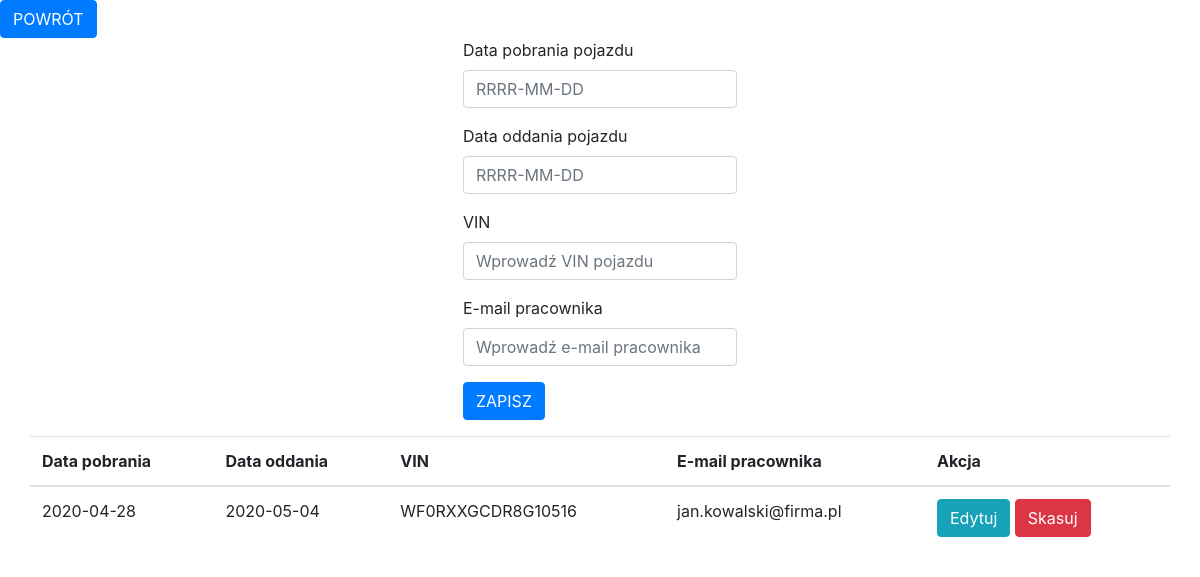
Page /Aplikacja/pobiera.php on the earlier database version.
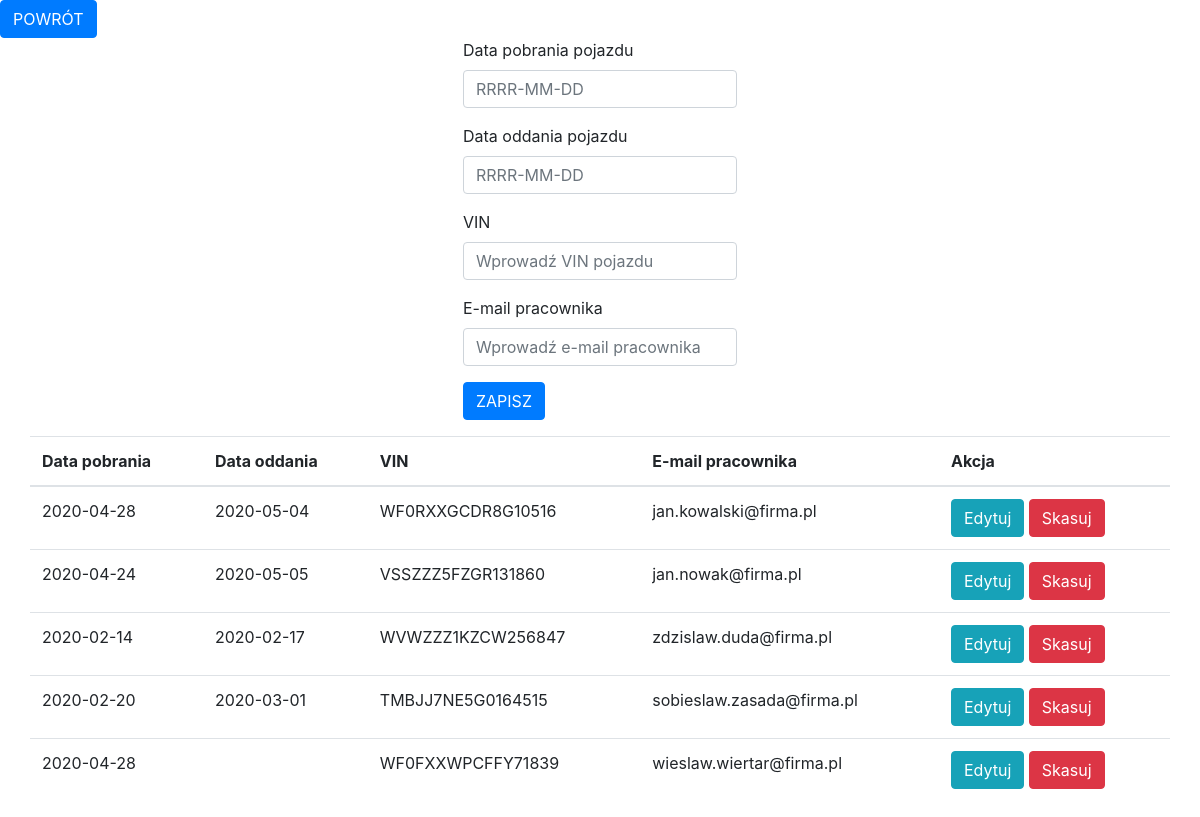
Same page on the later database version.
### tables this page shows
CREATE TABLE `pobiera` (
  `data_pobrania` date,
  `data_oddania` date,
  `vin_do_auta` varchar(17) NOT NULL,
  `email_pracownika` varchar(40) NOT NULL,
  KEY `vin_dla_auta`(`vin_do_auta`),
  KEY `email_do_pracownika`(`email_pracownika`),
  CONSTRAINT `pobor_auta_1` FOREIGN KEY (`vin_do_auta`) REFERENCES `samochod` (`vin`) ON UPDATE CASCADE,
  CONSTRAINT `pobor_auta_2` FOREIGN KEY (`email_pracownika`) REFERENCES `pracownik` (`e_mail`) ON UPDATE CASCADE
) DEFAULT CHARSET=utf8;

### Aplikacja/pobiera-przetwarzanie.php (called while the page is built, shortened)
<?php
$data_pobrania = '';
$data_oddania = '';
$vin_do_auta = '';
$email_pracownika = '';
$update = false;
?>

### Aplikacja/pobiera.php (the view, shortened to what this page needs)
<!doctype html>
<html>
	<head>
		<link rel="stylesheet" href="https://stackpath.bootstrapcdn.com/bootstrap/4.5.0/css/bootstrap.min.css">
		</head>
	<body>
		<?php require_once 'pobiera-przetwarzanie.php';?>
		<a href="index.php" class="btn btn-primary">POWRÓT</a>
		<div class="row justify-content-center">
		<form action="pobiera-przetwarzanie.php" method="POST">
			<div class="form-group">
			<label>Data pobrania pojazdu</label>
			<input type="text" name="data_pobrania" class="form-control"
				   value="<?php echo $data_pobrania; ?>" placeholder="RRRR-MM-DD">
			</div>
			<div class="form-group">
			<label>Data oddania pojazdu</label>
			<input type="text" name="data_oddania" class="form-control"
				   value="<?php echo $data_oddania; ?>" placeholder="RRRR-MM-DD">
			</div>
			<div class="form-group">
			<label>VIN</label>
			<input type="text" name="vin_do_auta" class="form-control"
				   value="<?php echo $vin_do_auta; ?>" placeholder="Wprowadź VIN pojazdu">
			</div>
			<div class="form-group">
			<label>E-mail pracownika</label>
			<input type="text" name="email_pracownika" class="form-control"
				   value="<?php echo $email_pracownika; ?>" placeholder="Wprowadź e-mail pracownika">
			</div>
			<div class="form-group">
			<?php
			if  ($update == true):
			?>
				<button type="submit" class="btn btn-info" name="edytuj">EDYTUJ</button>
			<?php
			else:
			?>
				<button type="submit" class="btn btn-primary" name="zapisz">ZAPISZ</button>
			<?php
			endif;
			?>
			</div>
		</form>
		</div>
		<div class="container">
		<?php
			$link = new mysqli("localhost", "kmindowicz", "xeefae7Ohth7", "kmindowicz_projekt") or
			die(mysqli_error($link));
			$link->query("SET NAMES 'utf8'");
			$link->query("SET CHARACTER SET utf8");
			$link->query("SET SESSION collation_connection = 'utf8_unicode_ci'");
			$tabela = $link->query("SELECT * from pobiera") or die($link->error);
		?>
		<div class="row justify-content-center">
			<table class="table">
				<thead>
					<tr>
						<th>Data pobrania</th>
						<th>Data oddania</th>
						<th>VIN</th>
						<th>E-mail pracownika</th>
						<th colspan="2">Akcja</th>
					</tr>
				</thead>
				<?php
					while($rzad = $tabela->fetch_assoc()):
				?>
				<tr>
					<td><?php echo $rzad['data_pobrania']; ?></td>
					<td><?php echo $rzad['data_oddania']; ?></td>
					<td><?php echo $rzad['vin_do_auta']; ?></td>
					<td><?php echo $rzad['email_pracownika']; ?></td>
					<td>
						<a href="pobiera.php?edit=<?php echo $rzad['id_pobrania']; ?>"
						   class="btn btn-info">Edytuj</a>
						<a href="pobiera.php?delete=<?php echo $rzad['id_pobrania']; ?>"
						   class="btn btn-danger">Skasuj</a>
					</td>
				</tr>
				<?php endwhile; ?>
			</table>
		</div>
		</div>
	</body>
	</html>

Differences in the rows shown:
added pobiera: data_pobrania "2020-04-24", data_oddania "2020-05-05", vin_do_auta "VSSZZZ5FZGR131860", email_pracownika "jan.nowak@firma.pl"
added pobiera: data_pobrania "2020-02-14", data_oddania "2020-02-17", vin_do_auta "WVWZZZ1KZCW256847", email_pracownika "zdzislaw.duda@firma.pl"
added pobiera: data_pobrania "2020-02-20", data_oddania "2020-03-01", vin_do_auta "TMBJJ7NE5G0164515", email_pracownika "sobieslaw.zasada@firma.pl"
added pobiera: data_pobrania "2020-04-28", vin_do_auta "WF0FXXWPCFFY71839", email_pracownika "wieslaw.wiertar@firma.pl"
